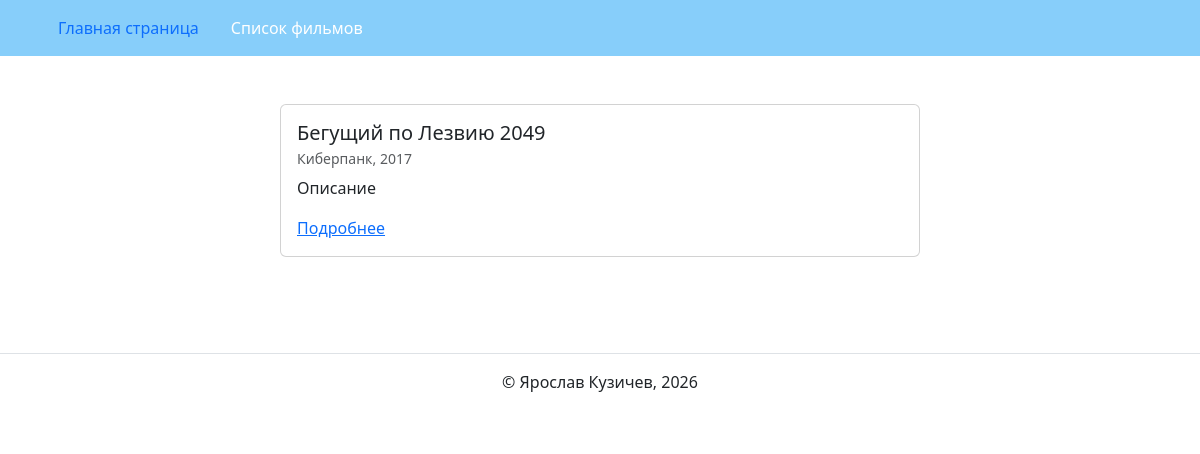
Before: /movies/ with the older database file.
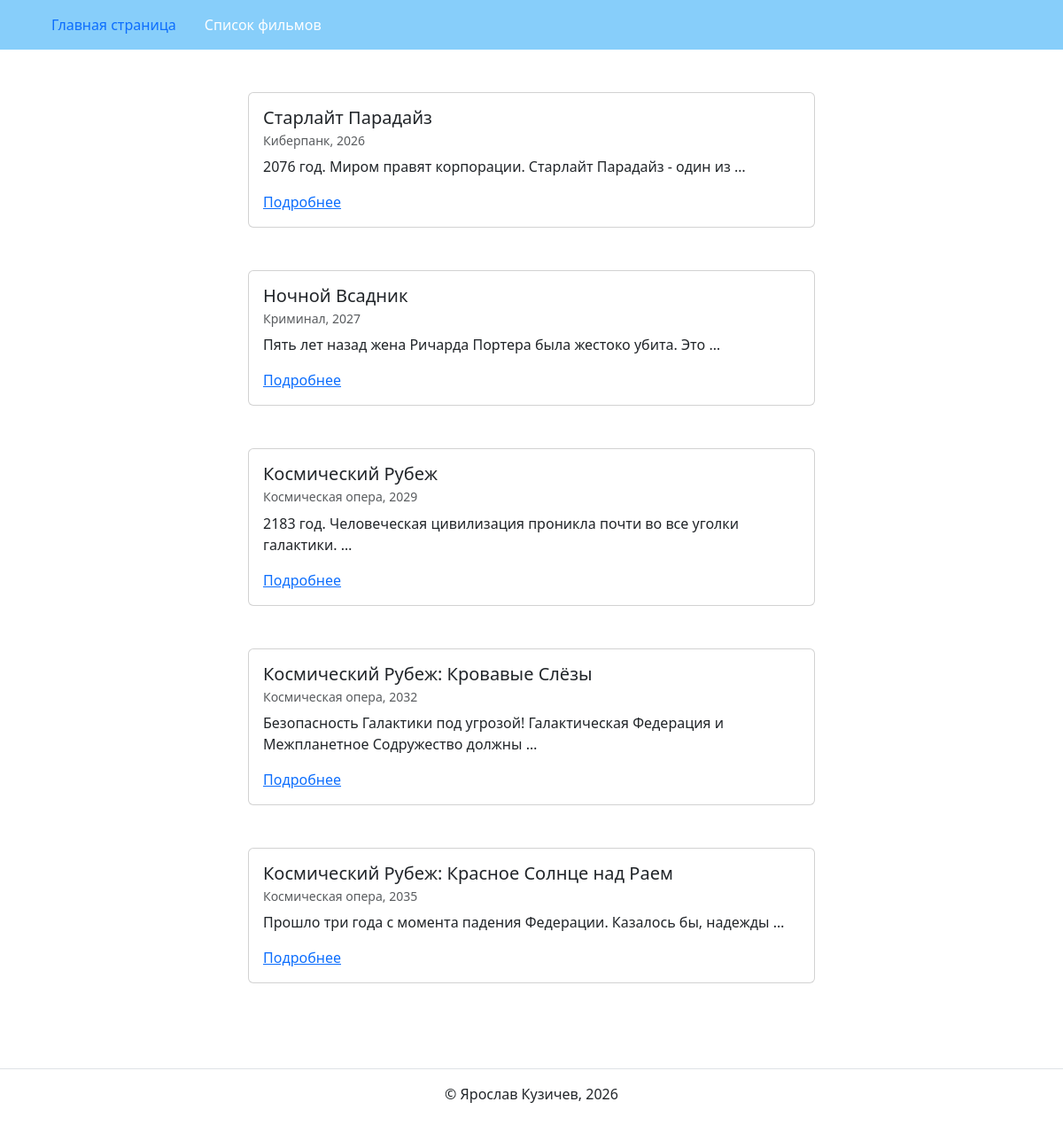
After: the same page with the newer database file.
### movie_list/models.py (models this page shows, shortened)
class Movie(models.Model):
    title = models.CharField(max_length=256, verbose_name='Название')
    description = models.TextField(verbose_name='Описание')
    genre = models.CharField(max_length=256, verbose_name='Жанр')
    year = models.IntegerField(verbose_name='Год')
    class Meta:
        verbose_name = 'фильм'
        verbose_name_plural = 'Фильмы'

### movie_list/views.py (the view)
# urls.py: path('movies/', include('movie_list.urls', namespace='movie_list')),
def movie_list(request):
    template = 'movie_list/movie_list.html'
    movies = Movie.objects.order_by('year')
    context = {'movies': movies}
    return render(request, template, context)

### templates/movie_list/movie_list.html (shortened to what this page needs)
{% extends "base.html" %}
{% block content %}
  {% for movie in movies %}
    {% include 'includes/movie_card.html' %}
  {% endfor %}
{% endblock %}

### templates/base.html (shortened to what this page needs)
{% load django_bootstrap5 %}
<!DOCTYPE html>
<html lang="ru">
  <head>
    {% bootstrap_css %}
  </head>
  <body>
    {% include "includes/header.html" %}
    <main>
      <div class="container py-5">
        {% block content %}{% endblock %}
      </div>
    </main>
    {% include "includes/footer.html" %}
  </body>
</html>

### templates/includes/header.html
<header>
  <nav class="navbar navbar-light" style="background-color: lightskyblue">
    <div class="container">
      {% with request.resolver_match.view_name as view_name %}
        <ul class="nav  nav-pills">
          <li class="nav-item">
            <a class="nav-link {% if view_name == 'homepage:index' %} text-white {% endif %}" href="{% url 'homepage:index' %}">
              Главная страница
            </a>
          </li>
          <li class="nav-item">
            <a class="nav-link {% if view_name == 'movie_list:movie_list' %} text-white {% endif %}" href="{% url 'movie_list:movie_list' %}">
              Список фильмов
            </a>
          </li>
        </ul>
      {% endwith %}
    </div>
  </nav>
</header>

### templates/includes/movie_card.html
<article class="mb-5">
  <div class="col d-flex justify-content-center">
    <div class="card" style="width: 40rem;">
      <div class="card-body">
        <h5 class="card-title">{{ movie.title }}</h5>
        <h6 class="card-subtitle mb-2 text-muted">
          <small>
            {{ movie.genre}}, {{ movie.year }}
          </small>
        </h6>
        <p class="card-text">{{ movie.description|truncatewords:10 }}</p>
        <a href="{% url 'movie_list:movie_detail' movie.id %}" class="card-link">Подробнее</a>
      </div>
    </div>
  </div>
</article>

### templates/includes/footer.html
<footer class="border-top text-center py-3">
  <p>© Ярослав Кузичев, 2026</p>
</footer>

Changed rows visible on the page:
changed Movie "Киберпанк": title "Бегущий по Лезвию 2049" → "Старлайт Парадайз"; year "2017" → "2026"; description "Описание" → "2076 год. Миром правят корпорации. Старлайт Парадайз - один из …"
added Movie: title "Ночной Всадник", genre "Криминал", year "2027", description "Пять лет назад жена Ричарда Портера была жестоко убита. Это …"
added Movie: title "Космический Рубеж", genre "Космическая опера", year "2029", description "2183 год. Человеческая цивилизация проникла почти во все уголки галактики. …"
added Movie: title "Космический Рубеж: Кровавые Слёзы", genre "Космическая опера", year "2032", description "Безопасность Галактики под угрозой! Галактическая Федерация и Межпланетное Содружество должны …"
added Movie: title "Космический Рубеж: Красное Солнце над Раем", genre "Космическая опера", year "2035", description "Прошло три года с момента падения Федерации. Казалось бы, надежды …"
